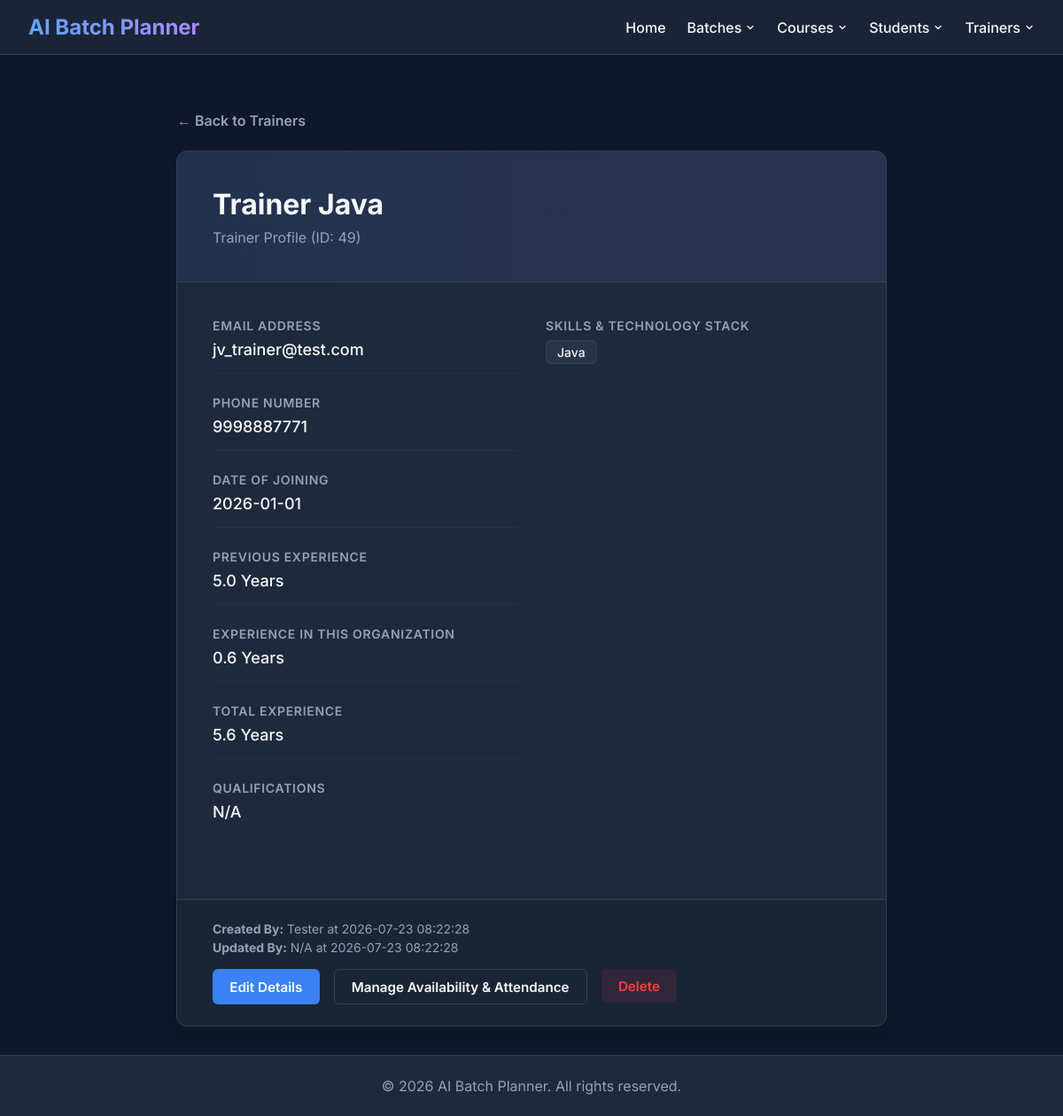
Screenshot of /trainers/49 with the database file from the repository.
### tables this page shows
CREATE TABLE trainer (
    trainer_id INTEGER PRIMARY KEY AUTOINCREMENT,

    full_name TEXT NOT NULL,

    email TEXT NOT NULL UNIQUE,

    phone TEXT NOT NULL UNIQUE,

    skills TEXT NOT NULL,

    qualifications TEXT,

    experience INTEGER NOT NULL CHECK (experience >= 0),

    status TEXT NOT NULL CHECK(status IN ('Active','Inactive')),

    created_at TIMESTAMP DEFAULT CURRENT_TIMESTAMP,

    updated_at TIMESTAMP DEFAULT CURRENT_TIMESTAMP,

    created_by TEXT,

    updated_by TEXT
, date_of_joining TEXT, previous_experience REAL DEFAULT 0.0);

### routes/trainer_routes.py (the view)
@trainer_bp.route("/trainers/<int:trainer_id>", methods=["GET"])
def view_trainer_details(trainer_id):
    trainer = get_trainer_by_id(trainer_id)
    if not trainer:
        flash("Trainer not found.", "error")
        return redirect(url_for("trainer.view_trainers"))
    return render_template(
        "trainer_details.html",
        trainer=trainer
    )

### database/db.py (called while the page is built)
def get_connection():
    connection = sqlite3.connect(DATABASE_NAME)
    connection.row_factory = sqlite3.Row
    connection.execute("PRAGMA foreign_keys = ON")
    return connection

### models/trainer.py (called while the page is built)
def get_trainer_by_id(trainer_id):
    connection = get_connection()
    try:
        cursor = connection.cursor()
        query = """
            SELECT
                trainer_id,
                full_name,
                email,
                phone,
                skills,
                qualifications,
                experience,
                date_of_joining,
                previous_experience,
                status,
                created_at,
                updated_at,
                created_by,
                updated_by
            FROM trainer
            WHERE trainer_id = ?
        """
        cursor.execute(query, (trainer_id,))
        return cursor.fetchone()
    finally:
        connection.close()

def get_trainer_availability_by_date(trainer_id, date_str):
    connection = get_connection()
    try:
        cursor = connection.cursor()
        query = """
            SELECT availability_id, trainer_id, date, status, availability_type, duration_type, time_slot, start_time, end_time, description, created_at, updated_at, created_by, updated_by
            FROM trainer_availablity
            WHERE trainer_id = ? AND date = ?
        """
        cursor.execute(query, (trainer_id, date_str))
        return cursor.fetchone()
    finally:
        connection.close()

def get_calendar_event_by_date(date_str):
    connection = get_connection()
    try:
        cursor = connection.cursor()
        query = """
            SELECT event_id, date, event_type, description, created_at, updated_at, created_by, updated_by
            FROM calendar_event
            WHERE date = ?
        """
        cursor.execute(query, (date_str,))
        return cursor.fetchone()
    finally:
        connection.close()

### templates/trainer_details.html (shortened to what this page needs)
{% extends 'base.html' %}
{% block content %}
<div style="margin-bottom: 1.5rem; max-width: 800px; margin-left: auto; margin-right: auto;">
    <a href="{{ url_for('trainer.view_trainers') }}" style="color: var(--text-muted); display: inline-flex; align-items: center; gap: 0.5rem; font-weight: 600; text-decoration: none;">
        &larr; Back to Trainers
    </a>
</div>
<div class="profile-card">
    <div class="profile-header">
        <div class="profile-title-area">
            <h2>{{ trainer['full_name'] }}</h2>
            <div class="profile-subtitle">Trainer Profile (ID: {{ trainer['trainer_id'] }})</div>
        </div>
    </div>
    <div class="profile-body">
        <div class="profile-grid">
            <div>
                <div class="info-group">
                    <div class="info-label">Email Address</div>
                    <div class="info-value">{{ trainer['email'] }}</div>
                </div>
                <div class="info-group" style="margin-top: 1.5rem;">
                    <div class="info-label">Phone Number</div>
                    <div class="info-value">{{ trainer['phone'] }}</div>
                </div>
                <div class="info-group" style="margin-top: 1.5rem;">
                    <div class="info-label">Date of Joining</div>
                    <div class="info-value">{{ trainer['date_of_joining'] or 'N/A' }}</div>
                </div>
                <div class="info-group" style="margin-top: 1.5rem;">
                    <div class="info-label">Previous Experience</div>
                    <div class="info-value">{{ trainer['previous_experience'] }} Years</div>
                </div>
                <div class="info-group" style="margin-top: 1.5rem;">
                    <div class="info-label">Experience in this Organization</div>
                    <div class="info-value">{{ trainer['this_org_experience'] }} Years</div>
                </div>
                <div class="info-group" style="margin-top: 1.5rem;">
                    <div class="info-label">Total Experience</div>
                    <div class="info-value">{{ trainer['total_experience'] }} Years</div>
                </div>
                <div class="info-group" style="margin-top: 1.5rem;">
                    <div class="info-label">Qualifications</div>
                    <div class="info-value">{{ trainer['qualifications'] or 'N/A' }}</div>
                </div>
            </div>
            <div>
                <div class="info-group" style="border-bottom: none;">
                    <div class="info-label">Skills & Technology Stack</div>
                    <div class="skills-container">
                        {% for skill in trainer['skills'].split(',') %}
                            {% if skill.strip() %}
                                <span class="skill-tag">{{ skill.strip() }}</span>
                            {% endif %}
                        {% endfor %}
                    </div>
                </div>
            </div>
        </div>
    </div>
    <div class="profile-footer">
        <div class="timestamps">
            <div><strong>Created By:</strong> {{ trainer['created_by'] or 'N/A' }} at {{ trainer['created_at'] }}</div>
            <div style="margin-top: 0.25rem;"><strong>Updated By:</strong> {{ trainer['updated_by'] or 'N/A' }} at {{ trainer['updated_at'] }}</div>
        </div>
        <div class="actions-row">
            <a href="{{ url_for('trainer.edit_trainer_page', trainer_id=trainer['trainer_id']) }}" class="btn btn-primary">Edit Details</a>
            <a href="{{ url_for('attendance.view_attendance') }}" class="btn btn-outline">Manage Availability & Attendance</a>
            <form action="{{ url_for('trainer.remove_trainer', trainer_id=trainer['trainer_id']) }}" method="POST" class="delete-form" style="display:inline;">
                <button type="submit" class="btn btn-danger">Delete</button>
            </form>
        </div>
    </div>
</div>
{% endblock %}

### templates/base.html (style rules this page uses)
:root { --bg-color: #0f172a; --surface-color: #1e293b; --surface-hover: #334155; --primary: #3b82f6; --primary-hover: #2563eb; --text-main: #f8fafc; --text-muted: #94a3b8; --danger: #ef4444; --success: #10b981; --border: #334155; }
body { margin: 0; font-family: 'Inter', sans-serif; background-color: var(--bg-color); color: var(--text-main); display: flex; flex-direction: column; min-height: 100vh; }
form { display: flex; flex-direction: column; gap: 12px; max-width: 500px; }
button { padding: 10px 15px; background-color: var(--primary); color: white; border: none; border-radius: 8px; cursor: pointer; font-size: 1rem; font-weight: 600; transition: background-color 0.2s; margin-top: 10px; }
.btn { display: inline-flex !important; align-items: center !important; justify-content: center !important; box-sizing: border-box !important; vertical-align: middle !important; margin: 0 !important; }
a { color: var(--primary); text-decoration: none; font-weight: 500; transition: color 0.2s; }

### templates/trainer_details.html (style rules this page uses)
.profile-card { max-width: 800px; margin: 0 auto; background: var(--surface-color); border: 1px solid var(--border); border-radius: 12px; box-shadow: 0 10px 15px -3px rgba(0, 0, 0, 0.1); overflow: hidden; }
.profile-header { background: linear-gradient(90deg, rgba(59, 130, 246, 0.1), rgba(167, 139, 250, 0.1)); border-bottom: 1px solid var(--border); padding: 2.5rem; display: flex; justify-content: space-between; align-items: center; flex-wrap: wrap; gap: 1.5rem; }
.profile-title-area h2 { margin: 0 0 0.5rem 0; font-size: 2rem; font-weight: 700; color: var(--text-main); }
.profile-subtitle { color: var(--text-muted); font-size: 1rem; }
.profile-body { padding: 2.5rem; }
.profile-grid { display: grid; grid-template-columns: repeat(auto-fit, minmax(280px, 1fr)); gap: 2rem; margin-bottom: 2rem; }
.info-group { border-bottom: 1px solid rgba(51, 65, 85, 0.4); padding-bottom: 1rem; }
.info-group:last-child { border-bottom: none; }
.info-label { font-size: 0.875rem; color: var(--text-muted); font-weight: 600; text-transform: uppercase; letter-spacing: 0.05em; margin-bottom: 0.5rem; }
.info-value { font-size: 1.125rem; color: var(--text-main); font-weight: 500; }
.skills-container { display: flex; flex-wrap: wrap; gap: 0.5rem; margin-top: 0.5rem; }
.skill-tag { background: rgba(51, 65, 85, 0.5); border: 1px solid var(--border); color: var(--text-main); padding: 0.25rem 0.75rem; border-radius: 6px; font-size: 0.875rem; font-weight: 500; }
.profile-footer { background: rgba(15, 23, 42, 0.3); border-top: 1px solid var(--border); padding: 1.5rem 2.5rem; display: flex; justify-content: space-between; align-items: center; flex-wrap: wrap; gap: 1rem; }
.timestamps { font-size: 0.875rem; color: var(--text-muted); }
.actions-row { display: flex; gap: 1rem; }
.btn { padding: 0.6rem 1.2rem; border-radius: 6px; font-weight: 600; cursor: pointer; border: none; transition: all 0.2s; text-decoration: none; display: inline-block; font-family: inherit; font-size: 0.95rem; }
.btn-primary { background: var(--primary); color: white; }
.btn-outline { background: transparent; border: 1px solid var(--border); color: var(--text-main); }
.btn-danger { background: rgba(239, 68, 68, 0.1); color: var(--danger); }

### rows the page displays
trainer: full_name "Trainer Java", trainer_id "49", email "jv_trainer@test.com", phone "9998887771", date_of_joining "2026-01-01", previous_experience "5.0", qualifications "N/A", strip "Java", created_by "Tester", created_at "2026-07-23 08:22:28", updated_at "2026-07-23 08:22:28"

### other values shown
{{ trainer['this_org_experience'] }} "0.6"
{{ trainer['total_experience'] }} "5.6"
{{ trainer['updated_by'] or 'N/A' }} "N/A"
